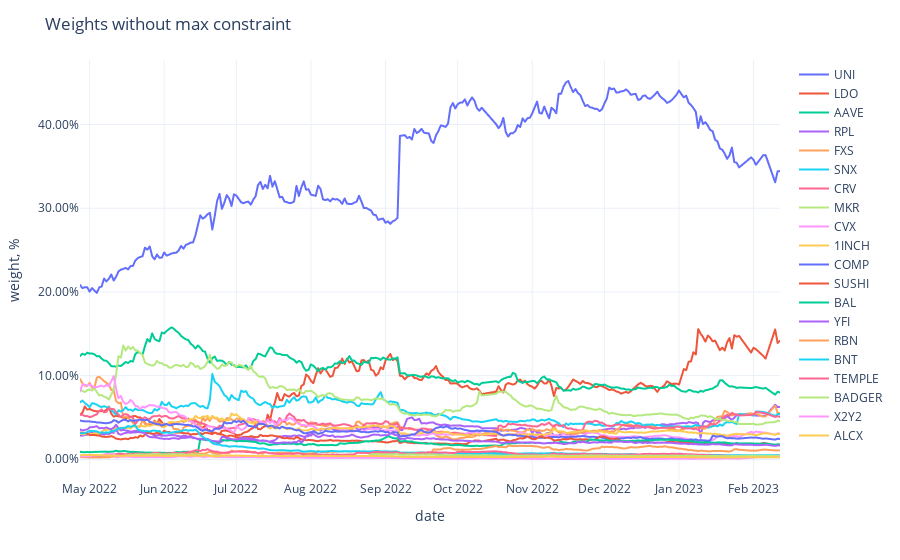

This figure's notebook cell:
### Code cell
fig = px.line(weights,
              labels={'value': 'weight, %', 'variable': ''})
fig.update_traces(
    hovertemplate="%{y}"
)
fig.update_yaxes(
    tickformat=".2%",
)
fig.update_xaxes(
    showspikes=True,
    spikethickness=2,
    spikedash="dot",
    spikecolor="#999999",
    spikemode="across",
)
fig.update_layout(
    ## showlegend=False,
    hovermode="x",
    hoverdistance=100,  ## Distance to show hover label of data point
    spikedistance=1000,  ## Distance to show spike
    template='plotly_white',
    title='Weights without max constraint'
)

### Figure 1 — Plotly figure (JSON) as saved in the notebook; plotly's stock layout.template omitted (floating-point values rounded to 4 significant figures; data arrays with more than 128 entries replaced by an {"elided": "..."} marker saying what was removed)
{"data": [{"hovertemplate": "%{y}", "legendgroup": "UNI", "line": {"color": "#636efa", "dash": "solid"}, "marker": {"symbol": "circle"}, "mode": "lines", "name": "UNI", "showlegend": true, "type": "scattergl", "x": {"elided": "278 str values"}, "xaxis": "x", "y": {"elided": "278 float values"}, "yaxis": "y"}, {"hovertemplate": "%{y}", "legendgroup": "LDO", "line": {"color": "#EF553B", "dash": "solid"}, "marker": {"symbol": "circle"}, "mode": "lines", "name": "LDO", "showlegend": true, "type": "scattergl", "x": {"elided": "278 str values"}, "xaxis": "x", "y": {"elided": "278 float values"}, "yaxis": "y"}, {"hovertemplate": "%{y}", "legendgroup": "AAVE", "line": {"color": "#00cc96", "dash": "solid"}, "marker": {"symbol": "circle"}, "mode": "lines", "name": "AAVE", "showlegend": true, "type": "scattergl", "x": {"elided": "278 str values"}, "xaxis": "x", "y": {"elided": "278 float values"}, "yaxis": "y"}, {"hovertemplate": "%{y}", "legendgroup": "RPL", "line": {"color": "#ab63fa", "dash": "solid"}, "marker": {"symbol": "circle"}, "mode": "lines", "name": "RPL", "showlegend": true, "type": "scattergl", "x": {"elided": "278 str values"}, "xaxis": "x", "y": {"elided": "278 float values"}, "yaxis": "y"}, {"hovertemplate": "%{y}", "legendgroup": "FXS", "line": {"color": "#FFA15A", "dash": "solid"}, "marker": {"symbol": "circle"}, "mode": "lines", "name": "FXS", "showlegend": true, "type": "scattergl", "x": {"elided": "278 str values"}, "xaxis": "x", "y": {"elided": "278 float values"}, "yaxis": "y"}, {"hovertemplate": "%{y}", "legendgroup": "SNX", "line": {"color": "#19d3f3", "dash": "solid"}, "marker": {"symbol": "circle"}, "mode": "lines", "name": "SNX", "showlegend": true, "type": "scattergl", "x": {"elided": "278 str values"}, "xaxis": "x", "y": {"elided": "278 float values"}, "yaxis": "y"}, {"hovertemplate": "%{y}", "legendgroup": "CRV", "line": {"color": "#FF6692", "dash": "solid"}, "marker": {"symbol": "circle"}, "mode": "lines", "name": "CRV", "showlegend": true, "type": "scattergl", "x": {"elided": "278 str values"}, "xaxis": "x", "y": {"elided": "278 float values"}, "yaxis": "y"}, {"hovertemplate": "%{y}", "legendgroup": "MKR", "line": {"color": "#B6E880", "dash": "solid"}, "marker": {"symbol": "circle"}, "mode": "lines", "name": "MKR", "showlegend": true, "type": "scattergl", "x": {"elided": "278 str values"}, "xaxis": "x", "y": {"elided": "278 float values"}, "yaxis": "y"}, {"hovertemplate": "%{y}", "legendgroup": "CVX", "line": {"color": "#FF97FF", "dash": "solid"}, "marker": {"symbol": "circle"}, "mode": "lines", "name": "CVX", "showlegend": true, "type": "scattergl", "x": {"elided": "278 str values"}, "xaxis": "x", "y": {"elided": "278 float values"}, "yaxis": "y"}, {"hovertemplate": "%{y}", "legendgroup": "1INCH", "line": {"color": "#FECB52", "dash": "solid"}, "marker": {"symbol": "circle"}, "mode": "lines", "name": "1INCH", "showlegend": true, "type": "scattergl", "x": {"elided": "278 str values"}, "xaxis": "x", "y": {"elided": "278 float values"}, "yaxis": "y"}, {"hovertemplate": "%{y}", "legendgroup": "COMP", "line": {"color": "#636efa", "dash": "solid"}, "marker": {"symbol": "circle"}, "mode": "lines", "name": "COMP", "showlegend": true, "type": "scattergl", "x": {"elided": "278 str values"}, "xaxis": "x", "y": {"elided": "278 float values"}, "yaxis": "y"}, {"hovertemplate": "%{y}", "legendgroup": "SUSHI", "line": {"color": "#EF553B", "dash": "solid"}, "marker": {"symbol": "circle"}, "mode": "lines", "name": "SUSHI", "showlegend": true, "type": "scattergl", "x": {"elided": "278 str values"}, "xaxis": "x", "y": {"elided": "278 float values"}, "yaxis": "y"}, {"hovertemplate": "%{y}", "legendgroup": "BAL", "line": {"color": "#00cc96", "dash": "solid"}, "marker": {"symbol": "circle"}, "mode": "lines", "name": "BAL", "showlegend": true, "type": "scattergl", "x": {"elided": "278 str values"}, "xaxis": "x", "y": {"elided": "278 float values"}, "yaxis": "y"}, {"hovertemplate": "%{y}", "legendgroup": "YFI", "line": {"color": "#ab63fa", "dash": "solid"}, "marker": {"symbol": "circle"}, "mode": "lines", "name": "YFI", "showlegend": true, "type": "scattergl", "x": {"elided": "278 str values"}, "xaxis": "x", "y": {"elided": "278 float values"}, "yaxis": "y"}, {"hovertemplate": "%{y}", "legendgroup": "RBN", "line": {"color": "#FFA15A", "dash": "solid"}, "marker": {"symbol": "circle"}, "mode": "lines", "name": "RBN", "showlegend": true, "type": "scattergl", "x": {"elided": "278 str values"}, "xaxis": "x", "y": {"elided": "278 float values"}, "yaxis": "y"}, {"hovertemplate": "%{y}", "legendgroup": "BNT", "line": {"color": "#19d3f3", "dash": "solid"}, "marker": {"symbol": "circle"}, "mode": "lines", "name": "BNT", "showlegend": true, "type": "scattergl", "x": {"elided": "278 str values"}, "xaxis": "x", "y": {"elided": "278 float values"}, "yaxis": "y"}, {"hovertemplate": "%{y}", "legendgroup": "TEMPLE", "line": {"color": "#FF6692", "dash": "solid"}, "marker": {"symbol": "circle"}, "mode": "lines", "name": "TEMPLE", "showlegend": true, "type": "scattergl", "x": {"elided": "278 str values"}, "xaxis": "x", "y": {"elided": "278 float values"}, "yaxis": "y"}, {"hovertemplate": "%{y}", "legendgroup": "BADGER", "line": {"color": "#B6E880", "dash": "solid"}, "marker": {"symbol": "circle"}, "mode": "lines", "name": "BADGER", "showlegend": true, "type": "scattergl", "x": {"elided": "278 str values"}, "xaxis": "x", "y": {"elided": "278 float values"}, "yaxis": "y"}, {"hovertemplate": "%{y}", "legendgroup": "X2Y2", "line": {"color": "#FF97FF", "dash": "solid"}, "marker": {"symbol": "circle"}, "mode": "lines", "name": "X2Y2", "showlegend": true, "type": "scattergl", "x": {"elided": "278 str values"}, "xaxis": "x", "y": {"elided": "278 float values"}, "yaxis": "y"}, {"hovertemplate": "%{y}", "legendgroup": "ALCX", "line": {"color": "#FECB52", "dash": "solid"}, "marker": {"symbol": "circle"}, "mode": "lines", "name": "ALCX", "showlegend": true, "type": "scattergl", "x": {"elided": "278 str values"}, "xaxis": "x", "y": {"elided": "278 float values"}, "yaxis": "y"}], "layout": {"hoverdistance": 100, "hovermode": "x", "legend": {"title": {"text": ""}, "tracegroupgap": 0}, "margin": {"t": 60}, "spikedistance": 1000, "title": {"text": "Weights without max constraint"}, "xaxis": {"anchor": "y", "domain": [0, 1], "showspikes": true, "spikecolor": "#999999", "spikedash": "dot", "spikemode": "across", "spikethickness": 2, "title": {"text": "date"}}, "yaxis": {"anchor": "x", "domain": [0, 1], "tickformat": ".2%", "title": {"text": "weight, %"}}}}
